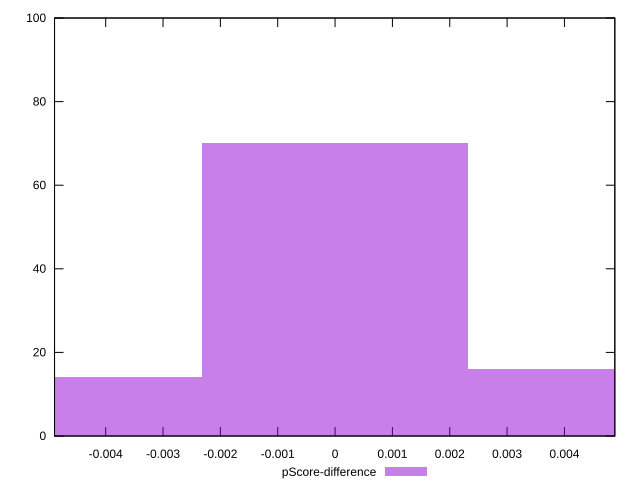

Reproduce this figure in gnuplot.
reset

$pScoreDifference <<EOF
0 70
0.004638157709138344 16
-0.004638157709138344 14
EOF

set key outside below
set boxwidth 0.004638157709138344
set xrange [-0.004892391357449982:0.004878806556958909]
set yrange [0:100]
set trange [0:100]
set style fill transparent solid 0.5 noborder
set terminal svg size 640, 490 enhanced background rgb 'white'
set output "reports/report_00027_2021-02-24T12-40-31.850Z/total-blocking-time/samples/agenda/pScore-difference/histogram.svg"

plot $pScoreDifference title "pScore-difference" with boxes

reset
